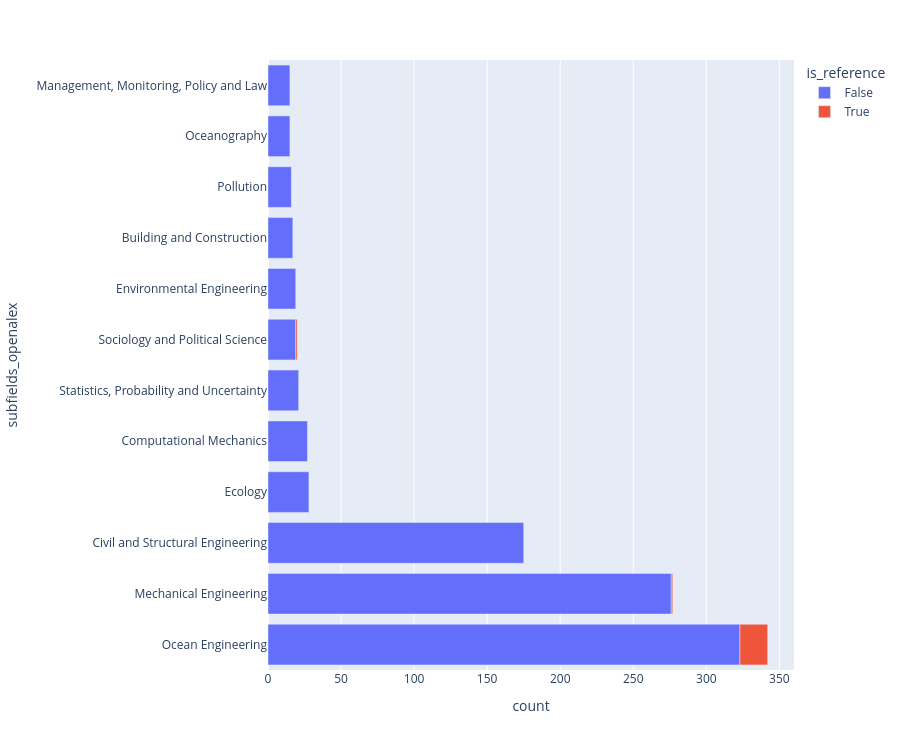

Notebook cell for this chart:
### Code cell
plot_histogram(
    df_dimensions_filtering_topic,
    col_name="subfields_openalex",
    min_count_to_keep=15,
    height=750,
)

### Figure 1 — Plotly figure (JSON) as saved in the notebook; plotly's stock layout.template omitted (floating-point values rounded to 4 significant figures)
{"data": [{"hovertemplate": "is_reference=False<br>count=%{x}<br>subfields_openalex=%{y}<extra></extra>", "legendgroup": "False", "marker": {"color": "#636efa", "pattern": {"shape": ""}}, "name": "False", "orientation": "h", "showlegend": true, "textposition": "auto", "type": "bar", "x": [323, 276, 175, 28, 27, 21, 19, 19, 17, 16, 15, 15], "xaxis": "x", "y": ["Ocean Engineering", "Mechanical Engineering", "Civil and Structural Engineering", "Ecology", "Computational Mechanics", "Statistics, Probability and Uncertainty", "Sociology and Political Science", "Environmental Engineering", "Building and Construction", "Pollution", "Oceanography", "Management, Monitoring, Policy and Law"], "yaxis": "y"}, {"hovertemplate": "is_reference=True<br>count=%{x}<br>subfields_openalex=%{y}<extra></extra>", "legendgroup": "True", "marker": {"color": "#EF553B", "pattern": {"shape": ""}}, "name": "True", "orientation": "h", "showlegend": true, "textposition": "auto", "type": "bar", "x": [19, 1, 1], "xaxis": "x", "y": ["Ocean Engineering", "Mechanical Engineering", "Sociology and Political Science"], "yaxis": "y"}], "layout": {"barmode": "relative", "height": 750, "legend": {"title": {"text": "is_reference"}, "tracegroupgap": 0}, "margin": {"t": 60}, "xaxis": {"anchor": "y", "domain": [0, 1], "title": {"text": "count"}}, "yaxis": {"anchor": "x", "domain": [0, 1], "title": {"text": "subfields_openalex"}}}}
